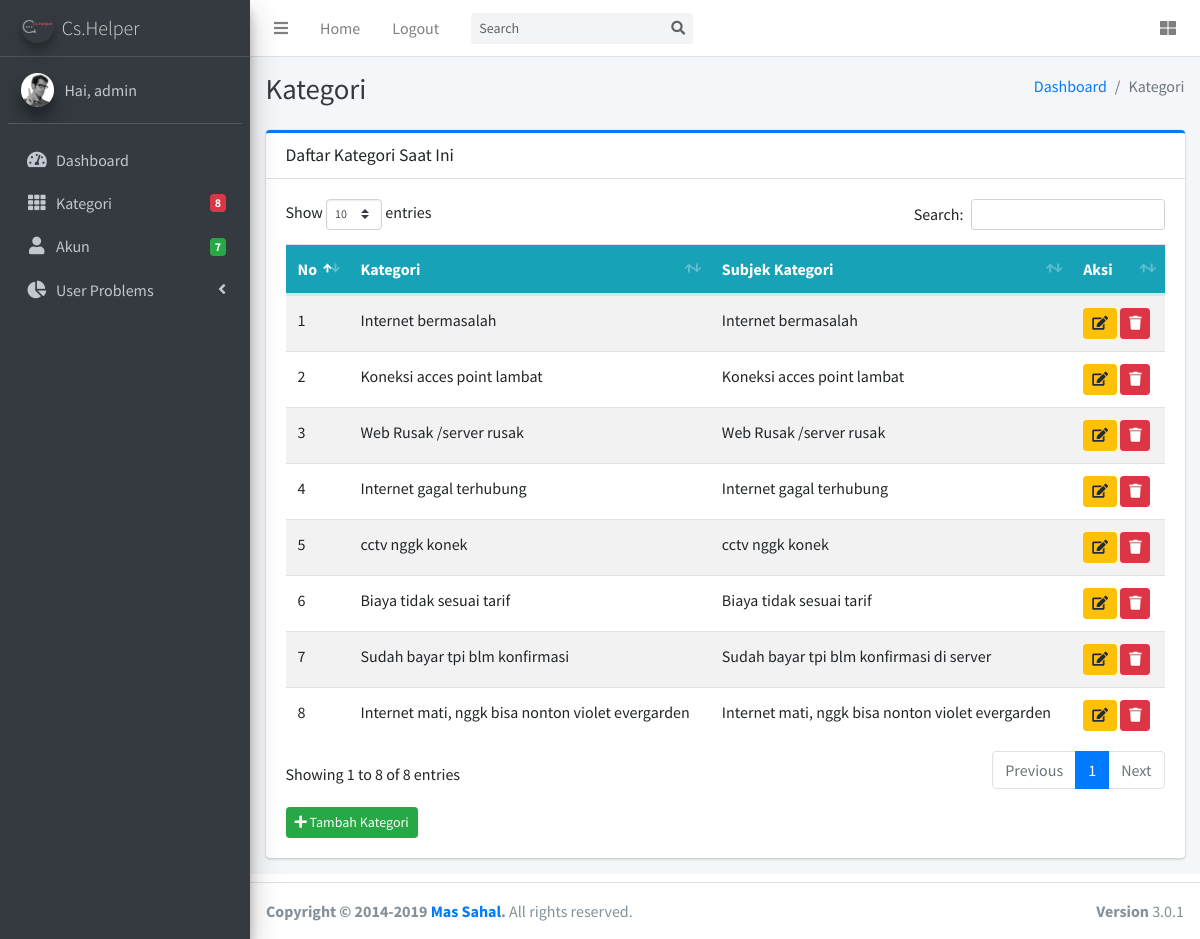
The app's page /admin/kategori.php (signed in) with its own data.
### tables this page shows
CREATE TABLE `tb_kategori` (
  `id_kategori` int(11) NOT NULL,
  `kategori` varchar(100) NOT NULL,
  `subjek_kategori` text NOT NULL
);

### admin/kategori.php (the view, shortened to what this page needs)
<?php
include('../koneksi.php');
?>
<!DOCTYPE html>
<html>
<head>
    <link rel="stylesheet" href="sweetalert2.min.css">
    <link rel="stylesheet" href="plugins/fontawesome-free/css/all.min.css">
    <link rel="stylesheet" href="https://code.ionicframework.com/ionicons/2.0.1/css/ionicons.min.css">
    <link rel="stylesheet" href="plugins/sweetalert2-theme-bootstrap-4/bootstrap-4.min.css">
    <link rel="stylesheet" href="plugins/toastr/toastr.min.css">
    <link rel="stylesheet" href="plugins/tempusdominus-bootstrap-4/css/tempusdominus-bootstrap-4.min.css">
    <link rel="stylesheet" href="plugins/datatables-bs4/css/dataTables.bootstrap4.css">
    <link rel="stylesheet" href="dist/css/adminlte.min.css">
    <link rel="stylesheet" href="plugins/overlayScrollbars/css/OverlayScrollbars.min.css">
    <link rel="stylesheet" href="plugins/daterangepicker/daterangepicker.css">
    <link rel="stylesheet" href="plugins/summernote/summernote-bs4.css">
</head>
<body class="hold-transition sidebar-mini layout-fixed">
    <div class="wrapper">
        <?php include('layouts/header.php'); ?>
        <?php include("layouts/sidebar.php"); ?>
        <div class="content-wrapper">
            <div class="content-header">
                <div class="container-fluid">
                    <div class="row mb-2">
                        <div class="col-sm-6">
                            <h1 class="m-0 text-dark">Kategori</h1>
                        </div>
                        <div class="col-sm-6">
                            <ol class="breadcrumb float-sm-right">
                                <li class="breadcrumb-item active"><a href="index.php">Dashboard</a></a></li>
                                <li class="breadcrumb-item active">Kategori</a></li>
                            </ol>
                        </div>
                    </div>
                </div>
            </div>
            <div class="content">
                <div class="container-fluid">
                    <div class="row mb-2">
                        <div class="col">
                            <div class="card card-primary card-outline">
                                <div class="card-header">
                                    <h5 class="card-title m-0">Daftar Kategori Saat Ini</h5>
                                </div>
                                <div class="card-body">
                                    <div class="table-responsive">
                                        <table class="table table-hover table-striped" id="table1">
                                            <thead class="text-light bg-info">
                                                <tr>
                                                    <th>No</th>
                                                    <th>Kategori</th>
                                                    <th>Subjek Kategori</th>
                                                    <th>Aksi</th>
                                                </tr>
                                            </thead>
                                            <tbody>
                                                <?php
                                                $query = $query = mysqli_query($koneksi, "SELECT * FROM tb_kategori");
                                                $no = 0;
                                                while ($data = mysqli_fetch_assoc($query)) {
                                                ?>
                                                    <tr>
                                                        <td><?= $no += 1; ?></td>
                                                        <td><?= $data['kategori']; ?></td>
                                                        <td><?= $data['subjek_kategori']; ?></td>
                                                        <td>
                                                            <button type="button" data-toggle="modal" data-target="#ubahKategori<?php echo $data['id_kategori']; ?>" class="btn btn-sm btn-warning" title="Edit"><span class="fa fa-edit" data-toggle="tooltip" data-placement="bottom"></span></button>
                                                                            <?php
                                                                            $id = $data['id_kategori'];
                                                                            $sql = mysqli_query($koneksi, "SELECT * FROM tb_kategori WHERE id_kategori='$id'");
                                                                            $data = mysqli_fetch_assoc($sql);
                                                                            ?>
                                                            <a href="?page=hapus_kategori&id=<?= $data['id_kategori']; ?>" onclick="return confirm('Yakin ingin hapus kategori ini?')" class="btn btn-sm btn-danger" data-toggle="tooltip" data-placement="bottom" title="Hapus"><span class="fa fa-trash"></span></a>
                                                        </td>
                                                    </tr>
                                                <?php } ?>
                                            </tbody>
                                        </table>
                                    </div>
                                    <div class="mt-3">
                                        <a href="#" data-toggle="modal" data-target="#tambahKategori" class="btn btn-sm btn-success"><span class="fa fa-plus"></span> Tambah Kategori</a>
                                    </div>
                                </div>
                            </div>
                        </div>
                    </div>
                </div>
            </div>
        </div>
        <footer class="main-footer">
            <strong>Copyright &copy; 2014-2019 <a href="http://massahalofficial.site">Mas Sahal</a>.</strong>
            All rights reserved.
            <div class="float-right d-none d-sm-inline-block">
                <b>Version</b> 3.0.1
            </div>
        </footer>
    </div>
</body>
</html>

### records on screen
tb_kategori: no "1", kategori "Internet bermasalah", subjek_kategori "Internet bermasalah"
tb_kategori: no "2", kategori "Koneksi acces point lambat", subjek_kategori "Koneksi acces point lambat"
tb_kategori: no "3", kategori "Web Rusak /server rusak", subjek_kategori "Web Rusak /server rusak"
tb_kategori: no "4", kategori "Internet gagal terhubung", subjek_kategori "Internet gagal terhubung"
tb_kategori: no "5", kategori "cctv nggk konek", subjek_kategori "cctv nggk konek"
tb_kategori: no "6", kategori "Biaya tidak sesuai tarif", subjek_kategori "Biaya tidak sesuai tarif"
tb_kategori: no "7", kategori "Sudah bayar tpi blm konfirmasi", subjek_kategori "Sudah bayar tpi blm konfirmasi di server"
tb_kategori: no "8", kategori "Internet mati, nggk bisa nonton violet evergarden", subjek_kategori "Internet mati, nggk bisa nonton violet evergarden"

### other values on screen
$_SESSION['akun']['username_akun'] "admin"
$jml_kategori "8"
$jml_akun "7"
